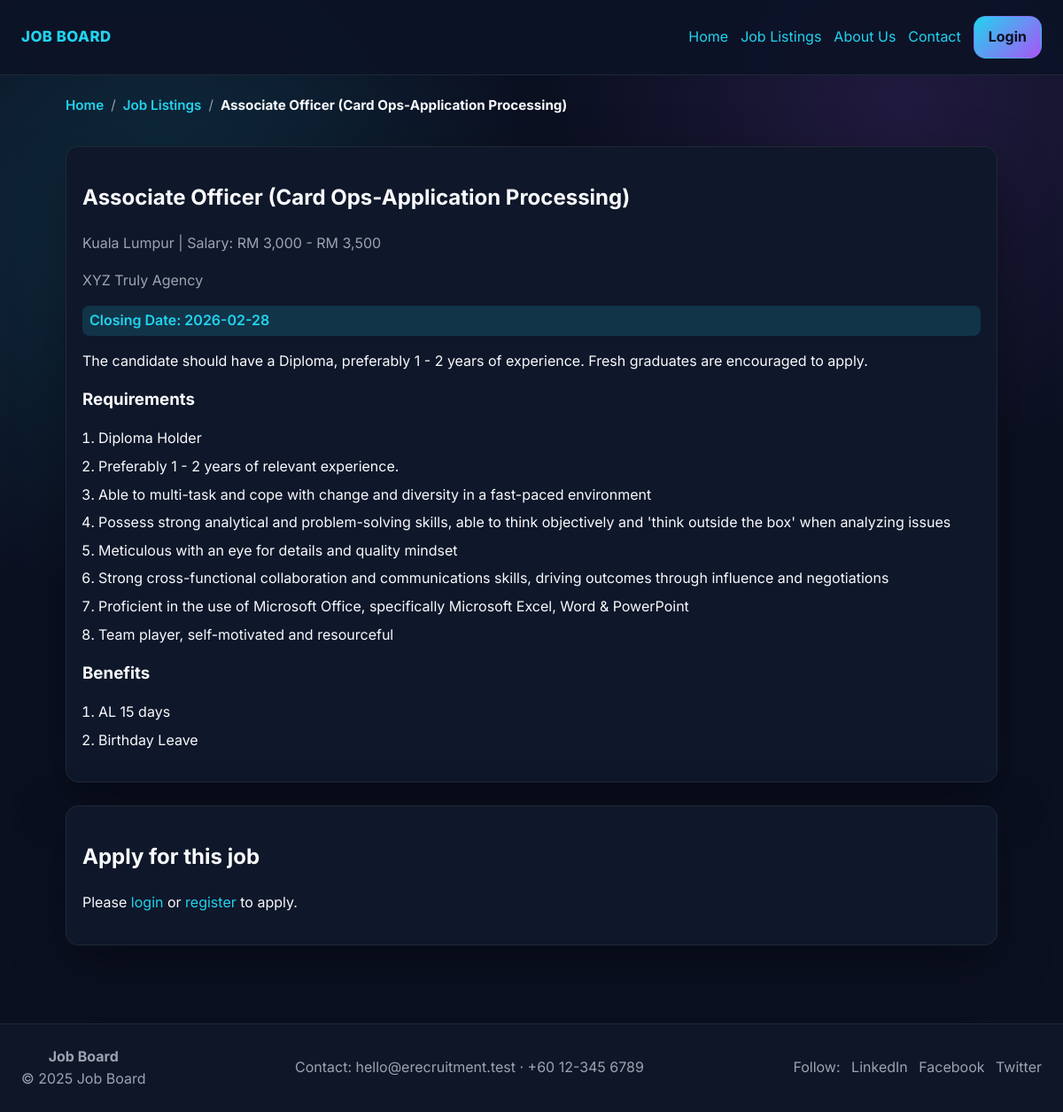
Page /job.php?id=1 on the committed database.
### tables this page shows
CREATE TABLE `jobs` (
  `id` int(11) NOT NULL,
  `title` varchar(150) NOT NULL,
  `description` text NOT NULL,
  `salary` varchar(120) DEFAULT NULL,
  `location` varchar(120) DEFAULT NULL,
  `closing_date` date DEFAULT NULL,
  `created_by` int(11) DEFAULT NULL,
  `created_at` timestamp NOT NULL DEFAULT current_timestamp(),
  `requirements` text DEFAULT NULL,
  `benefits` text DEFAULT NULL,
  `company` varchar(150) DEFAULT 'Company'
);

### includes/auth.php (called while the page is built, shortened)
<?php
function h($string)
{
    return htmlspecialchars((string)$string, ENT_QUOTES, 'UTF-8');
}
function base_path()
{
    static $base;
    if ($base !== null) {
        return $base;
    }
    $scriptDir = str_replace('\\', '/', dirname($_SERVER['SCRIPT_NAME'] ?? ''));
    $base = rtrim(preg_replace('#/(admin|user)(/.*)?$#', '', $scriptDir), '/');
    if ($base === '' && !empty($_SERVER['DOCUMENT_ROOT'])) {
        $docRoot = str_replace('\\', '/', realpath($_SERVER['DOCUMENT_ROOT']));
        $appRoot = str_replace('\\', '/', realpath(__DIR__ . '/..'));
        if ($docRoot && $appRoot && strpos($appRoot, $docRoot) === 0) {
            $derived = substr($appRoot, strlen($docRoot));
            $base = rtrim($derived, '/');
        }
    }
    return $base;
}
function url_for($path)
{
    $root = base_path();
    $trimmed = '/' . ltrim($path, '/');
    return ($root === '') ? $trimmed : $root . $trimmed;
}
function current_path()
{
    $uri = parse_url($_SERVER['REQUEST_URI'] ?? '', PHP_URL_PATH);
    $base = base_path();
    $uri = ltrim($uri, '/');
    return $uri;
}
function breadcrumb_trail($currentLabel = null)
{
    $path = current_path();
    $trail = [
        ['label' => 'Home', 'url' => url_for('index.php')],
    ];
    $admin = str_starts_with($path, 'admin/');
    $user = str_starts_with($path, 'user/');
    if ($admin) {
        $trail[] = ['label' => 'Admin Dashboard', 'url' => url_for('admin/index.php')];
        if ($path === 'admin/jobs.php') {
            $trail[] = ['label' => 'Manage Jobs'];
        } elseif ($path === 'admin/applications.php') {
            $trail[] = ['label' => 'Manage Applications'];
        } elseif ($path === 'admin/messages.php') {
            $trail[] = ['label' => 'Contact Messages'];
        } elseif ($path === 'admin/profile.php') {
            $trail[] = ['label' => 'Admin Profile'];
        }
    } else {
        if ($path === 'listings.php') {
            $trail[] = ['label' => 'Job Listings'];
        } elseif ($path === 'job.php') {
            $trail[] = ['label' => 'Job Listings', 'url' => url_for('listings.php')];
        } elseif ($path === 'about.php') {
            $trail[] = ['label' => 'About Us'];
        } elseif ($path === 'contact.php') {
            $trail[] = ['label' => 'Contact'];
        } elseif ($path === 'login.php') {
            $trail[] = ['label' => 'Login'];
        } elseif ($path === 'register.php') {
            $trail[] = ['label' => 'Register'];
        }
    }
    if ($currentLabel) {
        $trail[] = ['label' => $currentLabel];
    }
    $deduped = [];
    foreach ($trail as $crumb) {
        $deduped[] = $crumb;
    }
    return $deduped;
}

### job.php (the view, shortened to what this page needs)
<?php
require_once __DIR__ . '/includes/auth.php';
$id = filter_input(INPUT_GET, 'id', FILTER_VALIDATE_INT);
$stmt = $pdo->prepare('SELECT * FROM jobs WHERE id = ?');
$stmt->execute([$id]);
$job = $stmt->fetch();
function render_list_lines($text)
{
    $lines = array_filter(array_map('trim', preg_split('/\r\n|\r|\n/', (string)$text)));
    $html = '<ol class="stacked-list">';
    foreach ($lines as $line) {
        $html .= '<li>' . h($line) . '</li>';
    }
    $html .= '</ol>';
    return $html;
}
?>
<?php include __DIR__ . '/includes/header.php'; ?>
<section class="card">
    <h1><?php echo h($job['title']); ?></h1>
    <p class="muted"><?php echo h($job['location']); ?> | Salary: <?php echo h($job['salary']); ?></p>
    <?php if (!empty($job['company'])): ?>
        <p class="muted"><?php echo h($job['company']); ?></p>
    <?php endif; ?>
    <?php if ($job['closing_date']): ?>
        <p class="badge">Closing Date: <?php echo h($job['closing_date']); ?></p>
    <?php endif; ?>
    <p><?php echo nl2br(h($job['description'])); ?></p>
    <?php if (!empty($job['requirements'])): ?>
        <h3>Requirements</h3>
        <?php echo render_list_lines($job['requirements']); ?>
    <?php endif; ?>
    <?php if (!empty($job['benefits'])): ?>
        <h3>Benefits</h3>
        <?php echo render_list_lines($job['benefits']); ?>
    <?php endif; ?>
</section><br>
<section class="card">
    <h2>Apply for this job</h2>
    <?php if (!$user): ?>
        <p>Please <a href="<?php echo h(url_for('login.php')); ?>">login</a> or <a href="<?php echo h(url_for('register.php')); ?>">register</a> to apply.</p>
    <?php elseif ($user['role'] !== 'user'): ?>
        <p>Only applicant accounts can apply for jobs.</p>
    <?php endif; ?>
</section>
<?php include __DIR__ . '/includes/footer.php'; ?>

### assets/styles.css (style rules this page uses)
:root { --bg: #0b1021; --panel: #0f172a; --panel-2: #111827; --accent: #22d3ee; --accent-2: #a855f7; --text: #f8fafc; --muted: #9ca3af; --danger: #ef4444; --success: #22c55e; --border: #1f2937; --radius: 14px; --shadow: 0 20px 60px rgba(0, 0, 0, 0.35); --transition: 180ms ease; font-family: 'Inter', 'Segoe UI', system-ui, -apple-system, sans-serif; }
*, *::before, *::after { box-sizing: border-box; }
body { margin: 0; background: radial-gradient(circle at 15% 20%, rgba(34, 211, 238, 0.15), transparent 30%), radial-gradient(circle at 85% 10%, rgba(168, 85, 247, 0.14), transparent 26%), var(--bg); color: var(--text); line-height: 1.6; }
a { color: var(--accent); text-decoration: none; transition: color var(--transition); }
.card { background: var(--panel); border: 1px solid var(--border); border-radius: var(--radius); padding: 18px; box-shadow: var(--shadow); transition: transform var(--transition), box-shadow var(--transition), border-color var(--transition); }
.card h3 { margin-top: 0; margin-bottom: 8px; }
.muted { color: var(--muted); }
.badge { padding: 4px 8px; border-radius: 8px; background: rgba(34, 211, 238, 0.15); color: var(--accent); font-weight: 600; }
.stacked-list { padding-left: 18px; display: grid; gap: 6px; }

### rows in the picture
jobs: title "Associate Officer (Card Ops-Application Processing)", location "Kuala Lumpur", salary "RM 3,000 - RM 3,500", company "XYZ Truly Agency", closing_date "2026-02-28", description "The candidate should have a Diploma, preferably 1 - 2 years of experience. Fresh graduates are encouraged to apply.", requirements "Diploma Holder", requirements "Preferably 1 - 2 years of relevant experience.", requirements "Able to multi-task and cope with change and diversity in a fast-paced environment", requirements "Possess strong analytical and problem-solving skills, able to think objectively and 'think outside the box' when analyzing issues", requirements "Meticulous with an eye for details and quality mindset", requirements "Strong cross-functional collaboration and communications skills, driving outcomes through influence and negotiations", requirements "Proficient in the use of Microsoft Office, specifically Microsoft Excel, Word & PowerPoint", requirements "Team player, self-motivated and resourceful", benefits "AL 15 days", benefits "Birthday Leave"

### other values in the picture
$crumb['label'] "Home"
$crumb['label'] "Job Listings"
$crumb['label'] "Associate Officer (Card Ops-Application Processing)"
